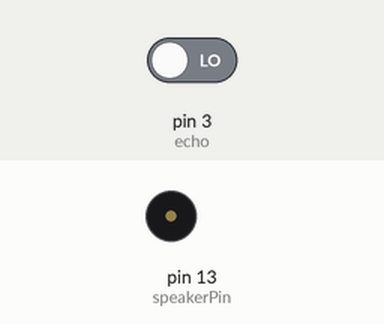
The sketch below on a simulated Arduino Uno, built with avr-gcc and run on an emulated ATmega328P. Parts: buzzer (waves = sounding). Inputs (shaded band) come from the test bench; at power-on: pin 3 (echo) LOW. What the sketch prints to the serial monitor is not drawn.

Above: at 0.5 s.
Timing chart, 0 to 3.0 s (numbered marks = the images above):
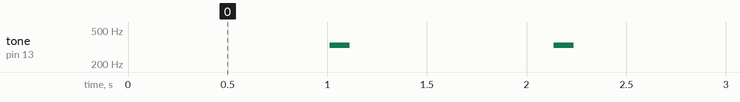

Measured:
- by itself, tone on pin 13 (speakerPin): alternates 330 Hz for 0.10 s and silent for 1.0 s

The sketch:

check_obstacles.ino
```cpp
int trig = 2; //set port
int echo = 3; //set port
int speakerPin = 13;
int sound = 330;
void setup() {
  pinMode(speakerPin, OUTPUT);
  pinMode(trig, OUTPUT);
  pinMode(echo, INPUT);
  Serial.begin(9600);
}
int i = 0;
float arr[4] = {0.0,0.0,0.0,0.0}; //arr 배열 선언
void loop() {
  i ++;
  float length1, distance1;
  digitalWrite(trig, LOW);
  delay(2);
  digitalWrite(trig, HIGH);
  delay(10);
  digitalWrite(trig, LOW);
  length1 = pulseIn(echo, HIGH);
  distance1 = ((float)(340 * length1) / 10000) / 2;
  arr[i%4] = distance1; //arr 배열에 순서대로 장애물까지의 거리 저장
  bool check = true; //참, 거짓을 판단하는 bool check에 참 저장
  for (int i = 0; i < 4; i ++) {
      if (arr[i] > 100.0) {
          check = false; //arr의 값중 한가지라도 100보다 크다면 check을 거짓으로 저장
      }
  }
  if (check == true) { //check이 참이면 실행, 즉 arr의 값중 한가지라도 100보다 크면 실행하지 않음
    tone(speakerPin, sound);
    delay(100);
    noTone(speakerPin);
    delay(distance1/2);
  }
  for (int i = 0; i < 4; i ++) {
    Serial.print(arr[i]);
    Serial.print("     ");
  }
  Serial.println("");
  delay(10);
}
```
